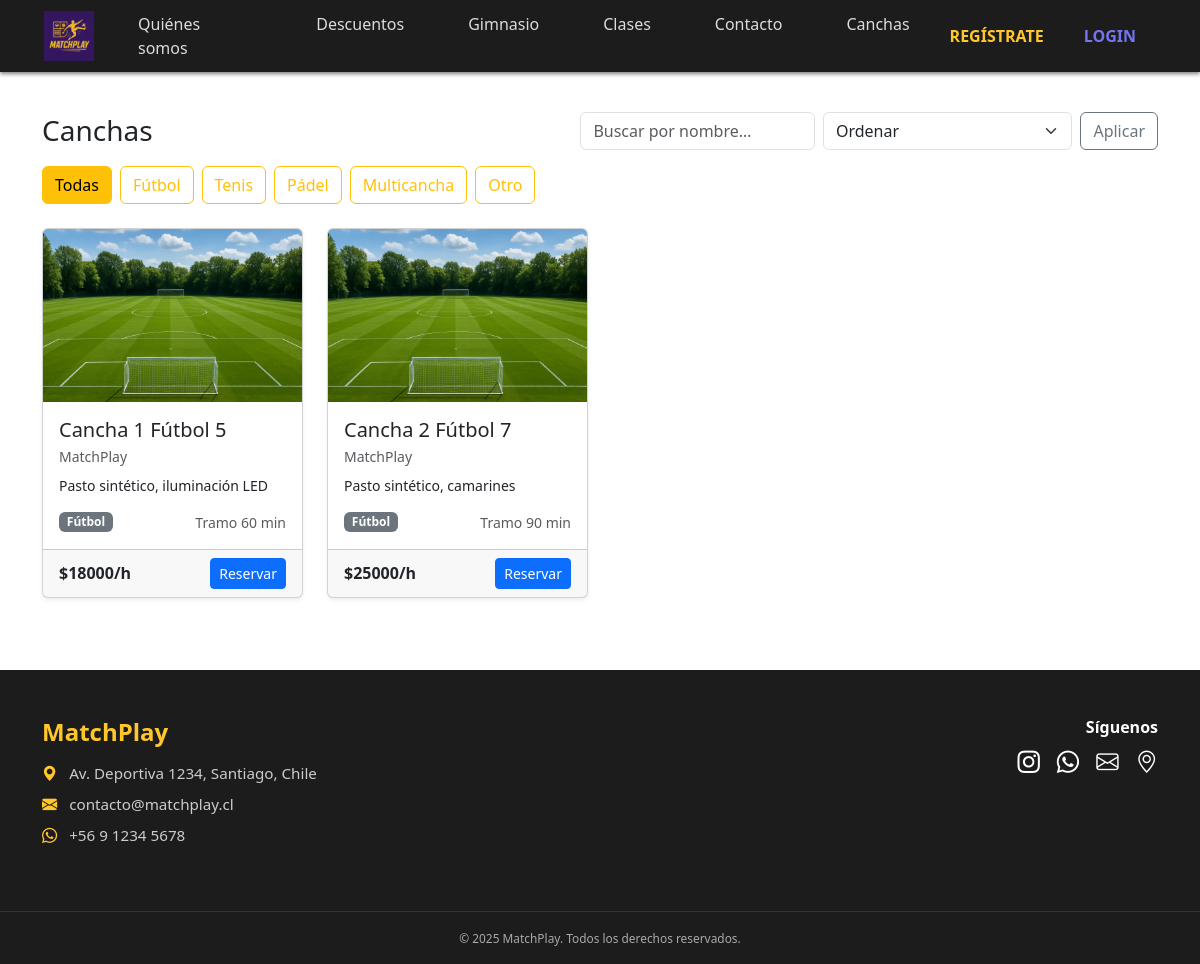
The page /canchas/ on the database as committed earlier.
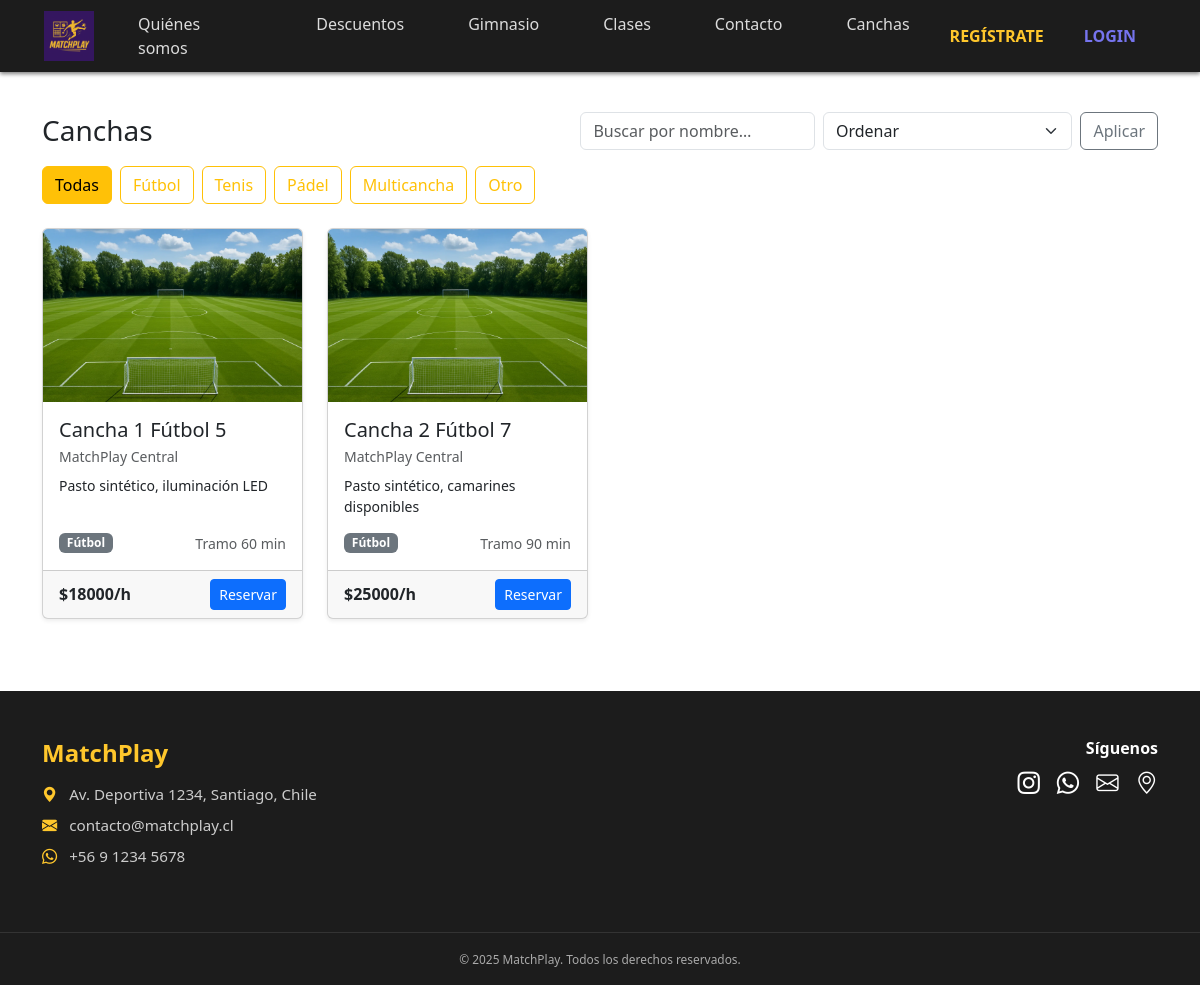
The same page on the database as committed later.
### core/models.py (models this page shows, shortened)
class Cancha(models.Model):
    class Deporte(models.TextChoices):
        FUTBOL = "FUTBOL", "Fútbol"
        TENIS = "TENIS", "Tenis"
        PADEL = "PADEL", "Pádel"
        MULTI = "MULTI", "Multicancha"
        OTRO = "OTRO", "Otro"
    recinto = models.ForeignKey(Recinto, on_delete=models.CASCADE, related_name="canchas")
    nombre = models.CharField(max_length=120)
    descripcion = models.TextField(blank=True)
    deporte = models.CharField(max_length=12, choices=Deporte.choices, default=Deporte.FUTBOL)
    tipo_superficie = models.CharField(max_length=60, blank=True)
    precio_hora = models.DecimalField(
        max_digits=10, decimal_places=2, default=0, validators=[MinValueValidator(0)]
    )
    duracion_tramo_min = models.PositiveIntegerField(
        default=60, validators=[MinValueValidator(15), MaxValueValidator(240)]
    )
    activa = models.BooleanField(default=True)
    creado_en = models.DateTimeField(auto_now_add=True)
    actualizado_en = models.DateTimeField(auto_now=True)
    class Meta:
        verbose_name = "Cancha"
        verbose_name_plural = "Canchas"
        unique_together = (("recinto", "nombre"),)
        ordering = ("recinto__nombre", "nombre")

class Recinto(models.Model):
    nombre = models.CharField(max_length=120)
    direccion = models.CharField(max_length=255, blank=True)
    comuna = models.CharField(max_length=120, blank=True)
    telefono = models.CharField(max_length=30, blank=True)
    email = models.EmailField(blank=True)
    url_maps = models.URLField(blank=True)
    hora_apertura = models.TimeField(default=time(8, 0))   # 08:00
    hora_cierre = models.TimeField(default=time(23, 0))    # 23:00
    activo = models.BooleanField(default=True)
    creado_en = models.DateTimeField(auto_now_add=True)
    actualizado_en = models.DateTimeField(auto_now=True)
    class Meta:
        verbose_name = "Recinto"
        verbose_name_plural = "Recintos"
        ordering = ("nombre",)

### core/views.py (the view)
# urls.py: path("canchas/", views.canchas, name="canchas"),
def canchas(request, deporte: str | None = None):
    qs = Cancha.objects.select_related("recinto").filter(activa=True)
    deportes = {c[0]: c[1] for c in Cancha.Deporte.choices}
    deporte_actual = None
    dep_qs = request.GET.get("deporte")
    if deporte:
        deporte_actual = deporte.upper()
    elif dep_qs:
        deporte_actual = dep_qs.upper()
    if deporte_actual:
        qs = qs.filter(deporte=deporte_actual)
    q = (request.GET.get("q") or "").strip()
    if q:
        qs = qs.filter(
            Q(nombre__icontains=q)
            | Q(recinto__nombre__icontains=q)
            | Q(descripcion__icontains=q)
        )
    orden = request.GET.get("orden")
    if orden == "nombre":
        qs = qs.order_by("nombre")
    elif orden == "-nombre":
        qs = qs.order_by("-nombre")
    elif orden == "precio":
        qs = qs.order_by("precio_hora", "nombre")
    elif orden == "-precio":
        qs = qs.order_by("-precio_hora", "nombre")
    else:
        qs = qs.order_by("recinto__nombre", "nombre")
    paginator = Paginator(qs, 12)
    page = request.GET.get("page")
    canchas_page = paginator.get_page(page)
    return render(
        request,
        "core/canchas/lista.html",
        {
            "canchas": canchas_page,
            "deportes": deportes,
            "deporte_actual": deporte_actual,
            "q": q,
            "orden": orden,
        },
    )

### core/templates/core/canchas/lista.html (shortened to what this page needs)
{% extends "core/base.html" %}
{% load static %}
{% block content %}
<div class="container py-4">
  <div class="d-flex flex-column flex-lg-row align-items-lg-center justify-content-between gap-3 mb-3">
    <h1 class="h3 mb-0">Canchas</h1>
    <form method="get" class="d-flex gap-2">
      <input class="form-control" type="search" name="q" placeholder="Buscar por nombre…" value="{{ request.GET.q }}">
      <select class="form-select" name="orden" onchange="this.form.submit()">
        <option value="">Ordenar</option>
      </select>
      <button class="btn btn-outline-secondary" type="submit">Aplicar</button>
    </form>
  </div>
  <div class="d-flex flex-wrap gap-2 mb-4">
    <a
      class="btn {% if not deporte_actual %}btn-warning{% else %}btn-outline-warning{% endif %}"
      href="{% url 'canchas' %}"
      {% if not deporte_actual %}aria-current="page"{% endif %}
    >Todas</a>
    {% for code, label in deportes.items %}
      <a
        class="btn {% if deporte_actual == code %}btn-warning{% else %}btn-outline-warning{% endif %}"
        href="{% url 'canchas_por_deporte' deporte=code|lower %}"
      >{{ label }}</a>
    {% endfor %}
  </div>
  {% if canchas %}
    <div class="row g-4">
      {% for c in canchas %}
        <div class="col-12 col-sm-6 col-lg-3">
          <div class="card h-100 shadow-sm">
            <img src="{% static 'core/img/canchafut.webp' %}" class="card-img-top" alt="{{ c.nombre }}">
            <div class="card-body d-flex flex-column">
              <h5 class="card-title mb-1">{{ c.nombre }}</h5>
              <p class="text-muted small mb-2">{{ c.recinto.nombre }}</p>
              {% if c.descripcion %}
                <p class="card-text small mb-3">{{ c.descripcion|truncatechars:90 }}</p>
              {% endif %}
              <div class="mt-auto d-flex justify-content-between align-items-center">
                <span class="badge text-bg-secondary">{{ c.get_deporte_display }}</span>
                <small class="text-muted">Tramo {{ c.duracion_tramo_min }} min</small>
              </div>
            </div>
            <div class="card-footer d-flex justify-content-between align-items-center">
              <span class="fw-bold">${{ c.precio_hora|floatformat:0 }}/h</span>
              <a class="btn btn-sm btn-primary" href="{% url 'cancha_detalle' c.id %}">Reservar</a>
            </div>
          </div>
        </div>
      {% endfor %}
    </div>
  {% endif %}
</div>
{% endblock %}

Rows that differ between the two databases and show on the page:
changed through a linked row, Cancha "Cancha 1 Fútbol 5": recinto.nombre "MatchPlay" → "MatchPlay Central"
changed Cancha "Cancha 2 Fútbol 7": recinto.nombre "MatchPlay" → "MatchPlay Central"; descripcion "Pasto sintético, camarines" → "Pasto sintético, camarines disponibles"
